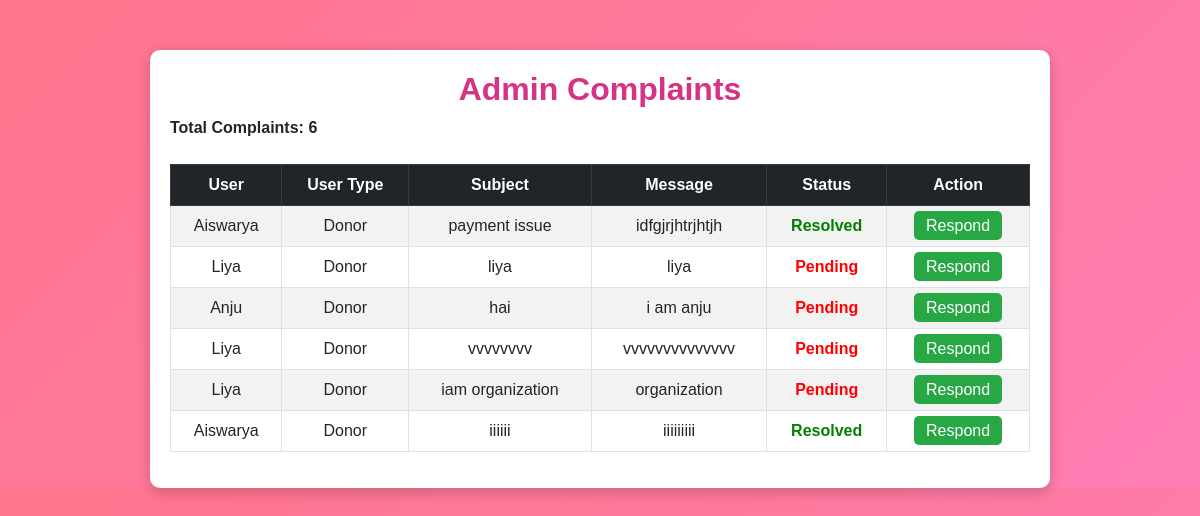
Page /home/admin/ (signed in) on the committed database.
### home/models.py (models this page shows, shortened)
class Complaint(models.Model):
    USER_TYPES = [
        ('donor', 'Donor'),
        ('organization', 'Organization'),
    ]
    user = models.ForeignKey(User, on_delete=models.CASCADE)
    user_type = models.CharField(max_length=20, choices=USER_TYPES)
    subject = models.CharField(max_length=255)
    message = models.TextField()
    response = models.TextField(blank=True, null=True)
    status = models.BooleanField(default=False)  # False means not responded yet
    created_at = models.DateTimeField(auto_now_add=True)

### home/views.py (the view)
# urls.py: path('admin/', views.admin_complaints, name='admin_complaints'),  # Ensure correct mapping
@login_required
def admin_complaints(request):
    if not request.user.is_superuser:
        messages.warning(request, "You do not have permission to access this page.")
        return redirect('donor')
    complaints = Complaint.objects.select_related('user').all().order_by('-created_at')
    for complaint in complaints:
        if hasattr(complaint.user, 'user_type'):  # Ensure the user has a user_type field
            complaint.user_type_display = (
                "Organization" if complaint.user.user_type.lower() == "organization" else "Donor"
            )
        else:
            complaint.user_type_display = "Unknown"
    return render(request, 'admin_complaints.html', {'complaints': complaints})

### templates/admin_complaints.html (shortened to what this page needs)
{% load static %}
<!DOCTYPE html>
<html lang="en">
<head>
    <link rel="stylesheet" href="https://cdn.jsdelivr.net/npm/bootstrap@5.3.0/dist/css/bootstrap.min.css">
</head>
<body>
<div class="container">
    <h2>Admin Complaints</h2>
    <p><strong>Total Complaints: {{ complaints|length }}</strong></p>
    {% if complaints %}
    <table class="table table-bordered table-striped table-hover text-center mt-4">
        <thead class="table-dark">
            <tr>
                <th>User</th>
                <th>User Type</th>
                <th>Subject</th>
                <th>Message</th>
                <th>Status</th>
                <th>Action</th>
            </tr>
        </thead>
        <tbody>
            {% for complaint in complaints %}
            <tr>
                <td>{{ complaint.user.username }}</td>
                <td>
                    {% if complaint.user_type == "organization" %}
                        Organization
                    {% else %}
                        Donor
                    {% endif %}
                </td>
                <td>{{ complaint.subject }}</td>
                <td>{{ complaint.message }}</td>
                <td>
                    {% if complaint.status %}
                        <span class="status-resolved">Resolved</span>
                    {% else %}
                        <span class="status-pending">Pending</span>
                    {% endif %}
                </td>
                <td>
                    <a href="{% url 'respond_complaint' complaint.id %}" class="btn-respond">Respond</a>
                </td>
            </tr>
            {% endfor %}
        </tbody>
    </table>
    {% else %}
    <p class="text-center text-danger fw-bold mt-4">No complaints available.</p>
    {% endif %}
</div>
</body>
</html>

### templates/admin_complaints.html (style rules this page uses)
body { background: linear-gradient(135deg, #ff758c, #ff7eb3); font-family: 'Arial', sans-serif; animation: fadeIn 1s ease-in; }
.container { max-width: 900px; margin-top: 50px; background: white; padding: 20px; border-radius: 10px; box-shadow: 0px 4px 15px rgba(0, 0, 0, 0.2); animation: slideIn 0.8s ease-out; }
h2 { color: #d63384; text-align: center; font-weight: bold; }
.status-pending { color: red; font-weight: bold; }
.status-resolved { color: green; font-weight: bold; }
.btn-respond { background-color: #28a745; color: white; padding: 6px 12px; border-radius: 5px; text-decoration: none; transition: 0.3s ease; }

### rows in the picture
Complaint: user.username "Aiswarya", user_type "Donor", subject "payment issue", message "idfgjrjhtrjhtjh", status "Resolved"
Complaint: user.username "Liya", user_type "Donor", subject "liya", message "liya", status "Pending"
Complaint: user.username "Anju", user_type "Donor", subject "hai", message "i am anju", status "Pending"
Complaint: user.username "Liya", user_type "Donor", subject "vvvvvvvv", message "vvvvvvvvvvvvvv", status "Pending"
Complaint: user.username "Liya", user_type "Donor", subject "iam organization", message "organization", status "Pending"
Complaint: user.username "Aiswarya", user_type "Donor", subject "iiiiii", message "iiiiiiiii", status "Resolved"

### other values in the picture
{{ complaints|length }} "6"
